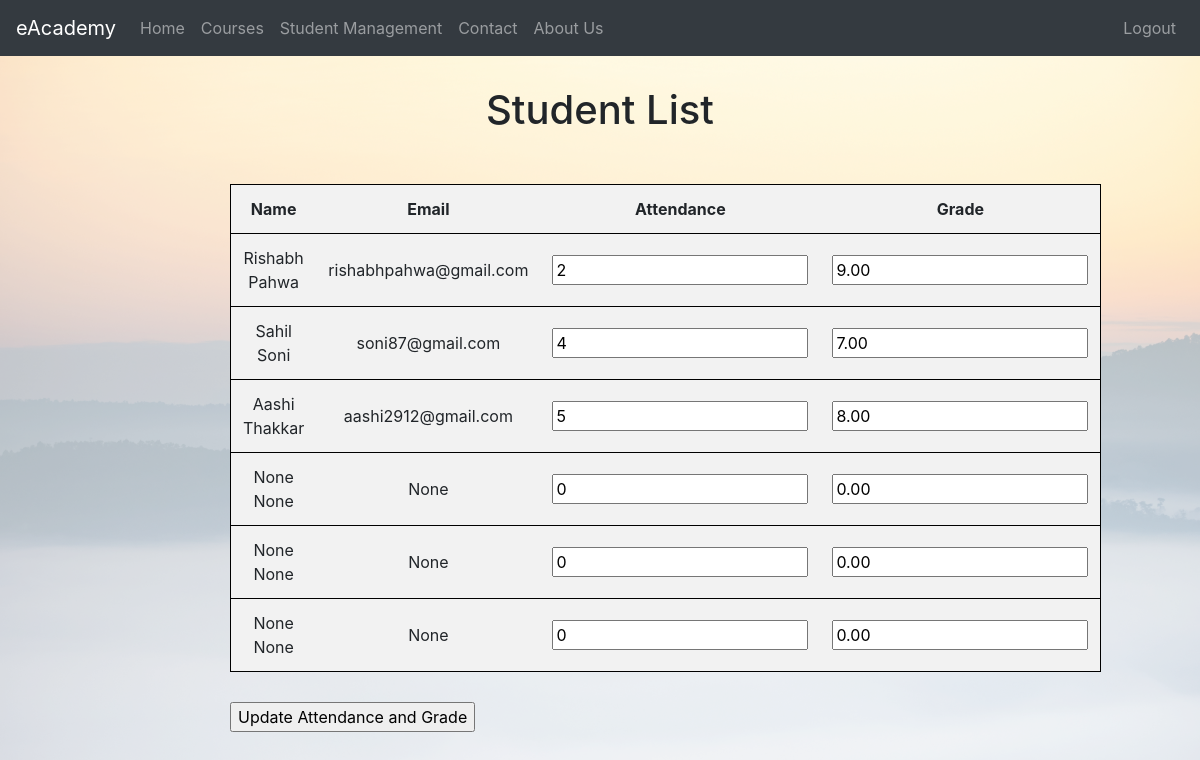
The app's page /student/ (signed in), older data.
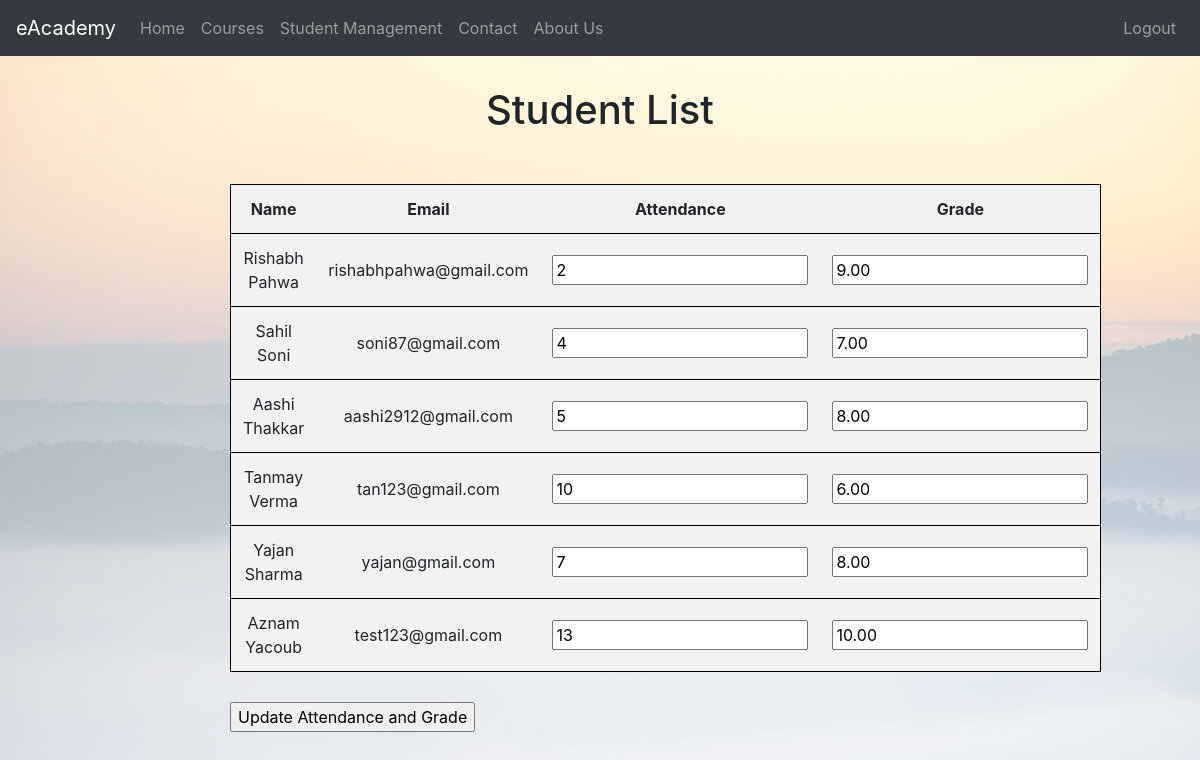
The same page, newer data.
### eAcademyApp/models.py (models this page shows, shortened)
class UserProfile(models.Model):
    USER_TYPE_CHOICES = [
        ('student', 'Student'),
        ('professor', 'Professor'),
    ]
    user = models.OneToOneField(User, on_delete=models.CASCADE)
    user_type = models.CharField(max_length=10, choices=USER_TYPE_CHOICES, default='student')
    first_name = models.CharField(max_length=100, null=True)
    last_name = models.CharField(max_length=100, null=True)
    email = models.EmailField(unique=True, null=True)
    attendance = models.PositiveIntegerField(default=0)
    grade = models.DecimalField(max_digits=5, decimal_places=2, default=0.0)
    def isteacher(self):
        return self.user_type == 'professor'
    def isstudent(self):
        return self.user_type == 'student'

### eAcademyApp/views.py (the view)
# urls.py: path('student/', views.student_list, name='student_list'),
@login_required
def student_list(request):
    if request.user.userprofile.isteacher():
        students = UserProfile.objects.filter(user__userprofile__user_type='student')
        if request.method == 'POST':
            form = StudentUpdateForm(request.POST, students=students)
            if form.is_valid():
                for student in students:
                    student.attendance = form.cleaned_data[f'attendance_{student.id}']
                    student.grade = form.cleaned_data[f'grade_{student.id}']
                    student.save()
                messages.success(request, 'Your changes has been successfully saved!')
                return redirect('eAcademyApp:student_list')
        else:
            form = StudentUpdateForm(students=students)
        return render(request, 'student_list.html', {'students': students, 'form': form})
    else:
        messages.info(request,'Only instructors are allowed to access this page.')
        return redirect(reverse('eAcademyApp:homepage'))

### eAcademyApp/forms.py
class StudentUpdateForm(forms.Form):
    def __init__(self, *args, **kwargs):
        students = kwargs.pop('students')
        super(StudentUpdateForm, self).__init__(*args, **kwargs)
        for student in students:
            self.fields[f'attendance_{student.id}'] = forms.IntegerField(
                label=f'Attendance for {student.first_name} {student.last_name}',
                initial=student.attendance,
                min_value=0,
            )
            self.fields[f'grade_{student.id}'] = forms.DecimalField(
                label=f'Grade for {student.first_name} {student.last_name}',
                initial=student.grade,
                min_value=0,
                max_value=100,
                decimal_places=2,
            )

### templates/student_list.html (shortened to what this page needs)
{% extends 'base.html' %}
{% load static %}
{% block content %}
<div class="container2">
    <h1>Student List</h1>
    <form method="post">
        <table class="student-table">
            <thead>
                <tr>
                    <th>Name</th>
                    <th>Email</th>
                    <th>Attendance</th>
                    <th>Grade</th>
                </tr>
            </thead>
            <tbody>
                {% for student in students %}
                <tr>
                    <td>{{ student.first_name }} {{ student.last_name }}</td>
                    <td>{{ student.email }}</td>
                    <td><input type="number" name="attendance_{{ student.id }}" value="{{ student.attendance }}"></td>
                    <td><input type="number" name="grade_{{ student.id }}" value="{{ student.grade }}"></td>
                </tr>
                {% endfor %}
            </tbody>
        </table>
        <div class="button-space">
            <input type="submit" value="Update Attendance and Grade">
        </div>
    </form>
</div>
{% endblock %}

### templates/base.html (shortened to what this page needs)
{% load static %}
<!DOCTYPE html>
<html>
<head>
    <link rel="stylesheet" href="https://stackpath.bootstrapcdn.com/bootstrap/4.5.0/css/bootstrap.min.css">
    <link rel="stylesheet" href="{% static 'eAcademyApp/styles.css' %}">
</head>
<body>
    <nav class="navbar navbar-expand-lg navbar-dark bg-dark">
        <a class="navbar-brand" href="/">eAcademy</a>
        <div class="collapse navbar-collapse" id="navbarNav">
            <ul class="navbar-nav mr-auto">
                <li class="nav-item {% if request.path == '/' %}active{% endif %}">
                    <a class="nav-link" href="/">Home</a>
                </li>
                <li class="nav-item {% if request.path == '/courses/' %}active{% endif %}">
                    <a class="nav-link" href="/courses/">Courses</a>
                </li>
                {% if request.user.is_authenticated and request.user.userprofile.isteacher %}
                    <li class="nav-item {% if request.path == '/student-management/' %}active{% endif %}">
                        <a class="nav-link" href="/student/">Student Management</a>
                    </li>
                {% endif %}
                <li class="nav-item {% if request.path == '/contact/' %}active{% endif %}">
                    <a class="nav-link" href="/contact/">Contact</a>
                </li>
                <li class="nav-item {% if request.path == '/aboutus/' %}active{% endif %}">
                    <a class="nav-link" href="/aboutus/">About Us</a>
                </li>
            </ul>
            <ul class="navbar-nav">
                {% if request.user.is_authenticated %}
                    <li class="nav-item">
                        <a class="nav-link" href="/accounts/logout/">Logout</a>
                    </li>
                {% endif %}
            </ul>
        </div>
    </nav>
    {% block content %}
    {% endblock %}
</body>
</html>

### eAcademyApp/static/eAcademyApp/styles.css (style rules this page uses)
body { background-image: url("background.png"); background-size: cover; background-repeat: no-repeat; }
.student-table { width: 100%; border-collapse: collapse; margin-top: 50px; border: 1px solid black; }
.student-table th, .student-table td { padding: 12px; text-align: center; border-bottom: 1px solid black; }
.student-table th { background-color: #f2f2f2; text-align: center; }
h1 { text-align: center; margin-bottom: 20px; }
.button-space { margin-top: 30px; }
.container2 { max-width: 800px; margin: 0 auto; padding: 30px; }
.my-account-table th,td { background-color: #f2f2f2; text-align: center; }

Row changes from the older to the newer data that the page shows:
changed UserProfile: first_name "None" → "Tanmay"; last_name "None" → "Verma"; email "None" → "tan123@gmail.com"; attendance "0" → "10"; grade "0.00" → "6.00"
changed UserProfile: first_name "None" → "Yajan"; last_name "None" → "Sharma"; email "None" → "yajan@gmail.com"; attendance "0" → "7"; grade "0.00" → "8.00"
changed UserProfile: first_name "None" → "Aznam"; last_name "None" → "Yacoub"; email "None" → "test123@gmail.com"; attendance "0" → "13"; grade "0.00" → "10.00"
